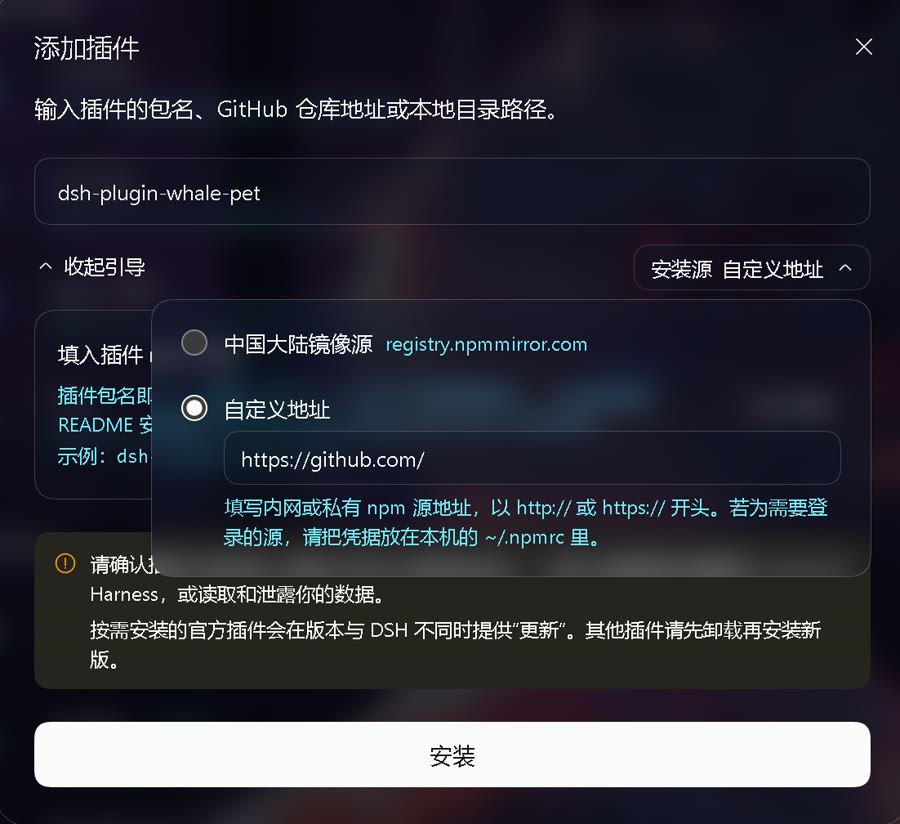
#> input picture docs/install.jpg, 900 x 824 px
$ python -i make-install-shot.py   (imports and definitions only)
#> lines starting #> are read from the running program, lines starting #| are printed output that depends on the picture
"""Dev helper: rebuild docs/install.jpg from a fresh plugin-manager capture.

- source: a raw screenshot of the real "添加插件" dialog
- output: 1040x800 JPEG (README displays it at 520x400 @2x)
- method: blurred-cover pad, so nothing is cropped and the modal stays whole
  (same treatment as docs/startup.jpg, so the three README images read as a set)

Usage: python tools/make-install-shot.py <raw.png>
"""
import sys
from pathlib import Path

from PIL import Image, ImageEnhance, ImageFilter

W, H = 1040, 800


def pad_blur(src_path, dst_path, quality=86):
#> called with src_path = '../docs/install.jpg', dst_path = 'out.png', quality = 86
    img = Image.open(src_path).convert("RGB")
#> img is the input picture: PIL image 900x824 RGB; mean R, G, B 47.8, 47.9, 57.8
    # background: cover
    scale = max(W / img.width, H / img.height)
    bg = img.resize((round(img.width * scale), round(img.height * scale)), Image.LANCZOS)
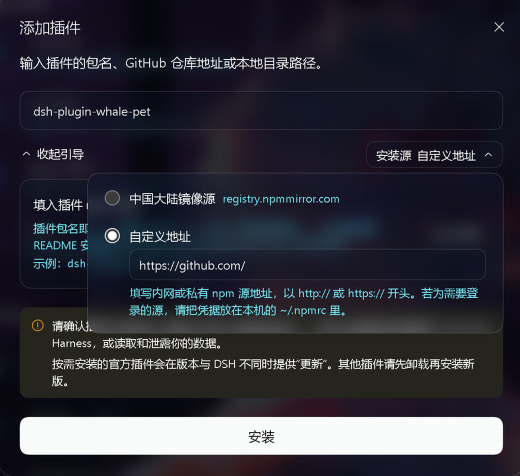
#> bg: PIL image 1040x952 RGB (shown at 1/2 size); mean R, G, B 47.8, 47.9, 57.7
    left = (bg.width - W) // 2
    top = (bg.height - H) // 2
    bg = bg.crop((left, top, left + W, top + H))
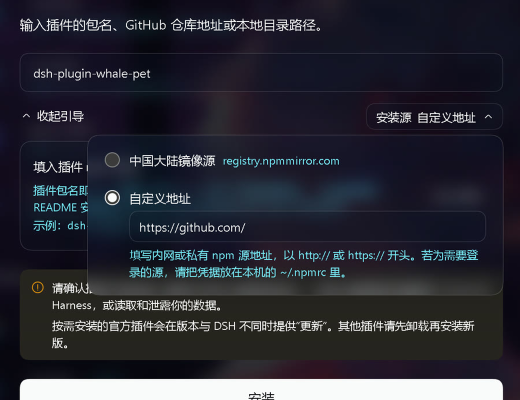
#> bg: PIL image 1040x800 RGB (shown at 1/2 size); mean R, G, B 43.7, 44.5, 54.3
    bg = bg.filter(ImageFilter.GaussianBlur(28))
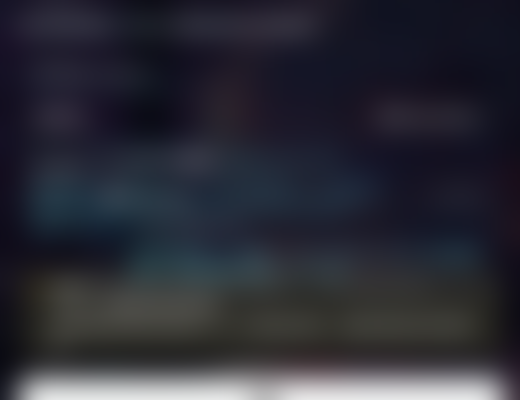
#> bg: PIL image 1040x800 RGB (shown at 1/2 size); mean R, G, B 43.8, 44.5, 54.3
    bg = ImageEnhance.Brightness(bg).enhance(0.42)
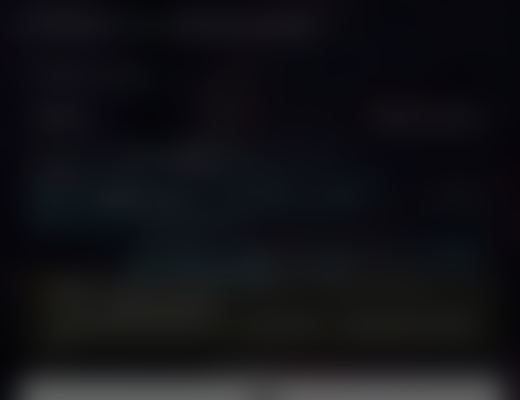
#> bg: PIL image 1040x800 RGB (shown at 1/2 size); mean R, G, B 17.9, 18.2, 22.3
    # foreground: contain
    fscale = min(W / img.width, H / img.height)
    fg = img.resize((round(img.width * fscale), round(img.height * fscale)), Image.LANCZOS)
    ox = (W - fg.width) // 2
    oy = (H - fg.height) // 2
    bg.paste(fg, (ox, oy))
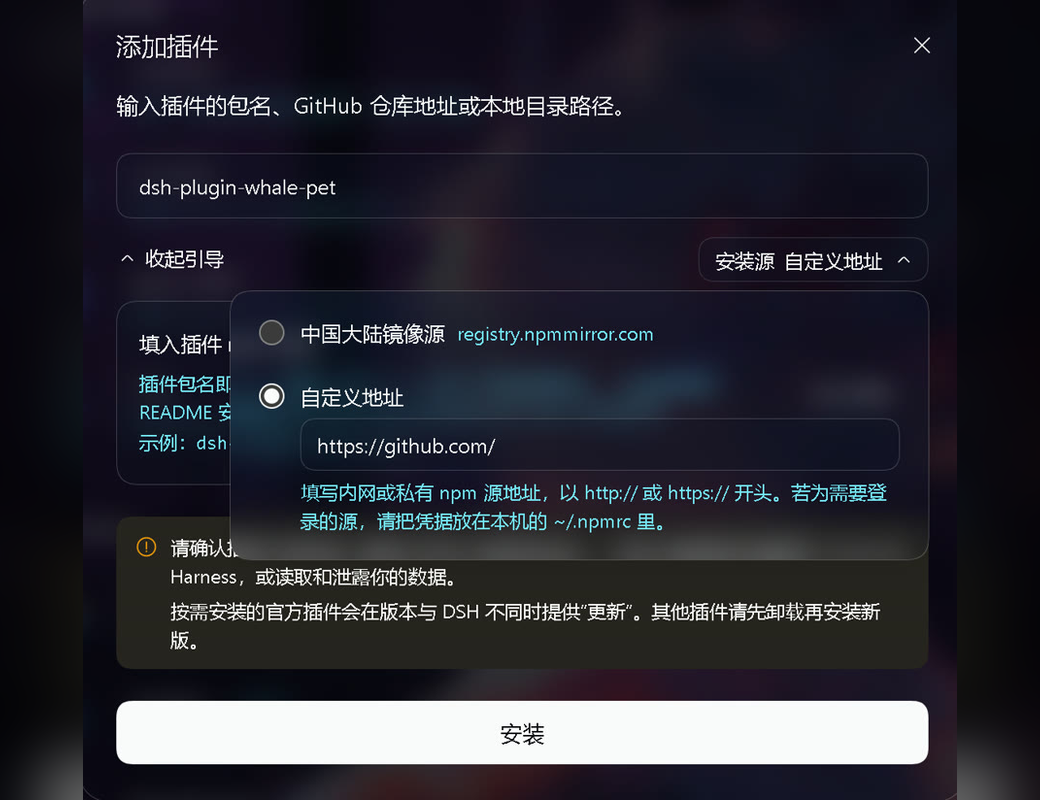
#> bg: PIL image 1040x800 RGB; mean R, G, B 42.1, 42.1, 51.1
    bg.save(dst_path, "JPEG", quality=quality, optimize=True)
    print(dst_path, bg.size)
#| out.png (1040, 800)


# [9 lines not run here, left out]

>>> result = pad_blur('../docs/install.jpg', 'out.png')

$ run again, on docs/library-videos.jpg
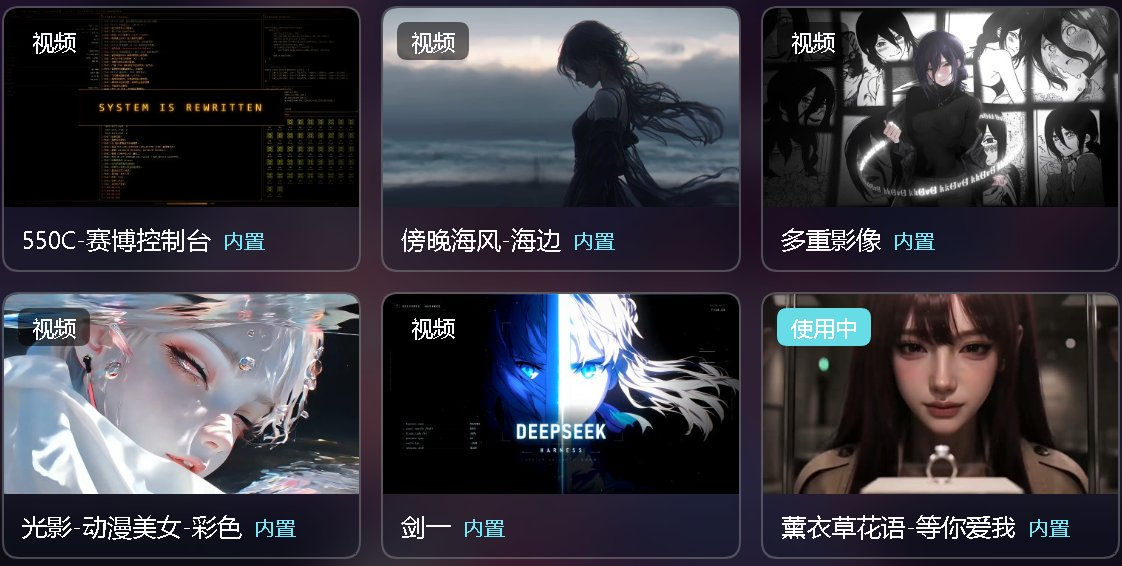
#> input picture docs/library-videos.jpg, 1122 x 566 px
#> in pad_blur, img is the input picture: PIL image 1122x566 RGB; mean R, G, B 62.8, 61.4, 69.5
#> in pad_blur, `bg = ImageEnhance.Brightness(bg).enhance(0.42)`:
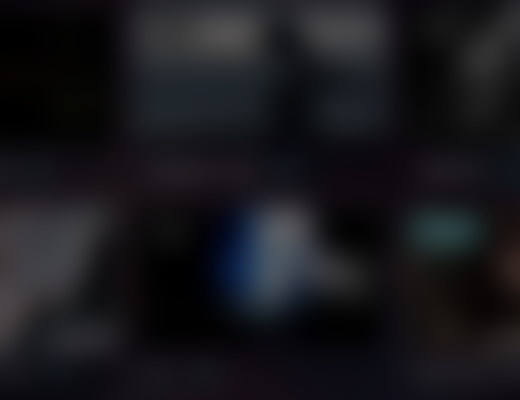
#> bg: PIL image 1040x800 RGB (shown at 1/2 size); mean R, G, B 24.1, 23.9, 28
#> in pad_blur, `bg.paste(fg, (ox, oy))`:
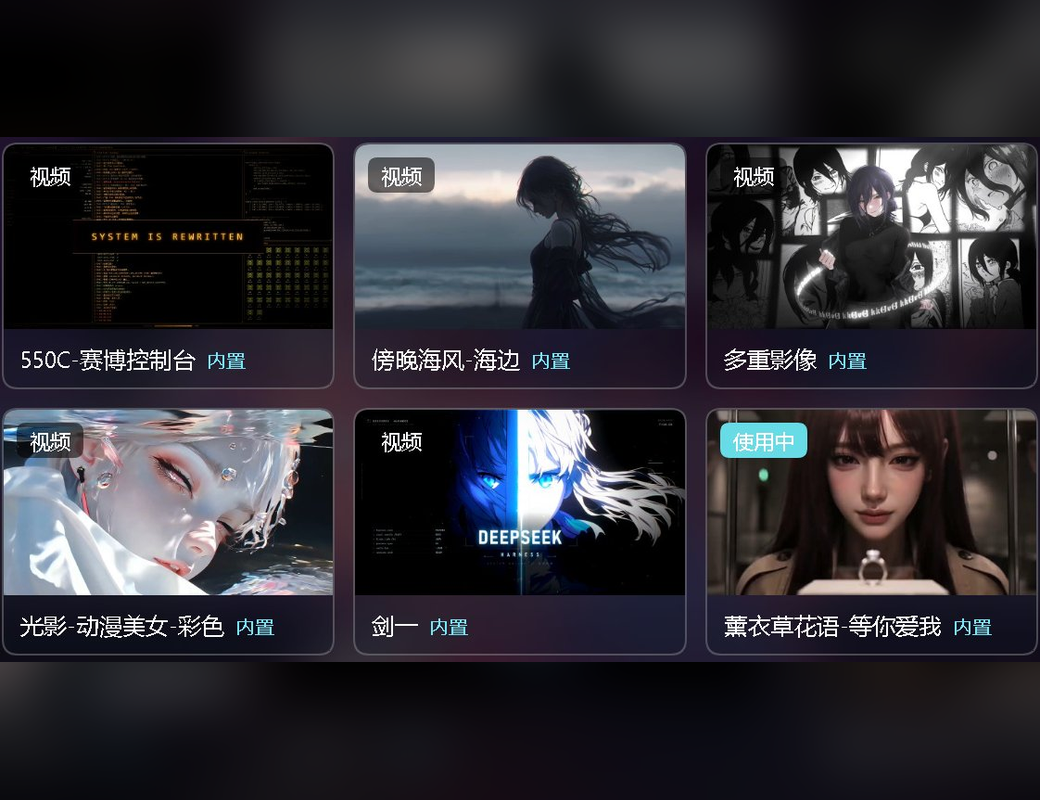
#> bg: PIL image 1040x800 RGB; mean R, G, B 49.9, 48.7, 55.3
#| out.png (1040, 800)
